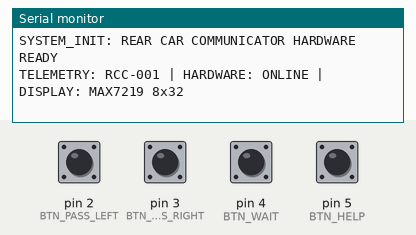
Simulated run of this sketch. Board: Arduino Uno, built with avr-gcc and run on an emulated ATmega328P. On the bench: the last lines printed to the serial monitor. The test bench sets the inputs (shaded band); at power-on: pin 2 (BTN_PASS_LEFT), pin 3 (BTN_PASS_RIGHT), pin 4 (BTN_WAIT), pin 5 (BTN_HELP) HIGH.

Above: at 1.2 s.
1.3 s: pin 2 (BTN_PASS_LEFT) pulled LOW for 0.15 s
At 2.0 s:
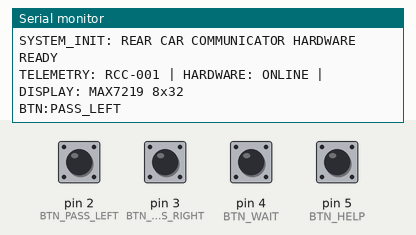
2.9 s: pin 3 (BTN_PASS_RIGHT) pulled LOW for 0.15 s
At 3.3 s:
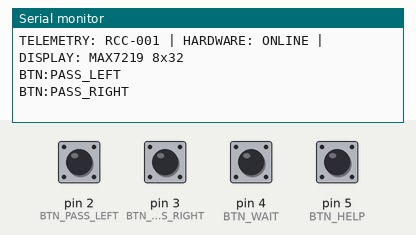
4.5 s: pin 4 (BTN_WAIT) pulled LOW for 0.15 s
At 5.7 s:
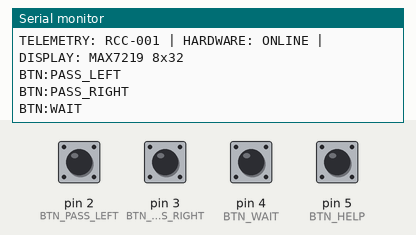
6.1 s: pin 5 (BTN_HELP) pulled LOW for 0.15 s
At 7.0 s:
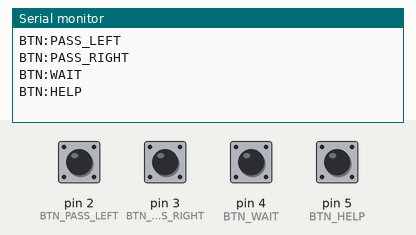

Measured:
- after the input at 1.3 s, the serial monitor: prints a new line at once (image 1)
- after the input at 2.9 s, the serial monitor: prints a new line at once (image 2)
- after the input at 4.5 s, the serial monitor: prints a new line at once (image 3)
- after the input at 6.1 s, the serial monitor: prints a new line at once (image 4)

The sketch:

rear_communicator.ino
```cpp
/*
  🚗 REAR CAR COMMUNICATOR — HARDWARE EMBEDDED FIRMWARE (Arduino / ESP32)
  Vehicle IoT Safety Prototype Code

  Components:
  - Arduino Uno / ESP32 DevKit
  - 4 Push Buttons (Input with internal pull-up resistors)
    - Pin 2: PASS FROM LEFT
    - Pin 3: PASS FROM RIGHT
    - Pin 4: WAIT
    - Pin 5: HELP
  - MAX7219 8x32 Alphanumeric LED Matrix Display (SPI: DIN, CS, CLK)
  - USB Serial Interface (Baud: 9600)
*/

#include <SPI.h>

// Pin Definitions
const int BTN_PASS_LEFT = 2;
const int BTN_PASS_RIGHT = 3;
const int BTN_WAIT = 4;
const int BTN_HELP = 5;

// MAX7219 LED Matrix Pins
const int MAX7219_CS = 10;

String currentDisplayMessage = "PASS FROM LEFT ->";

void setup() {
  Serial.begin(9600);

  // Initialize Push Buttons with internal Pull-up resistors
  pinMode(BTN_PASS_LEFT, INPUT_PULLUP);
  pinMode(BTN_PASS_RIGHT, INPUT_PULLUP);
  pinMode(BTN_WAIT, INPUT_PULLUP);
  pinMode(BTN_HELP, INPUT_PULLUP);

  pinMode(MAX7219_CS, OUTPUT);
  digitalWrite(MAX7219_CS, HIGH);

  Serial.println("SYSTEM_INIT: REAR CAR COMMUNICATOR HARDWARE READY");
  Serial.println("TELEMETRY: RCC-001 | HARDWARE: ONLINE | DISPLAY: MAX7219 8x32");
}

void loop() {
  // Read Physical Push Button Press Events (Active LOW)
  if (digitalRead(BTN_PASS_LEFT) == LOW) {
    handleButtonPress("PASS_LEFT", "PASS FROM LEFT ->");
    delay(300); // Debounce
  }
  else if (digitalRead(BTN_PASS_RIGHT) == LOW) {
    handleButtonPress("PASS_RIGHT", "<- PASS FROM RIGHT");
    delay(300);
  }
  else if (digitalRead(BTN_WAIT) == LOW) {
    handleButtonPress("WAIT", "WAIT");
    delay(300);
  }
  else if (digitalRead(BTN_HELP) == LOW) {
    handleButtonPress("HELP", "EMERGENCY -- HELP");
    delay(300);
  }

  // Read incoming display commands from Web Application over USB Serial
  if (Serial.available() > 0) {
    String incomingMsg = Serial.readStringUntil('\n');
    incomingMsg.trim();
    if (incomingMsg.length() > 0) {
      currentDisplayMessage = incomingMsg;
      updateLEDMatrix(currentDisplayMessage);
    }
  }

  delay(50);
}

void handleButtonPress(String btnName, String messageText) {
  currentDisplayMessage = messageText;

  // Output line to Web Serial API
  Serial.print("BTN:");
  Serial.println(btnName);

  updateLEDMatrix(messageText);
}

void updateLEDMatrix(String text) {
  // Driver logic for updating MAX7219 LED Display matrix
  // (In physical deployment, LedControl or MD_Parola library drives matrix)
}
```
